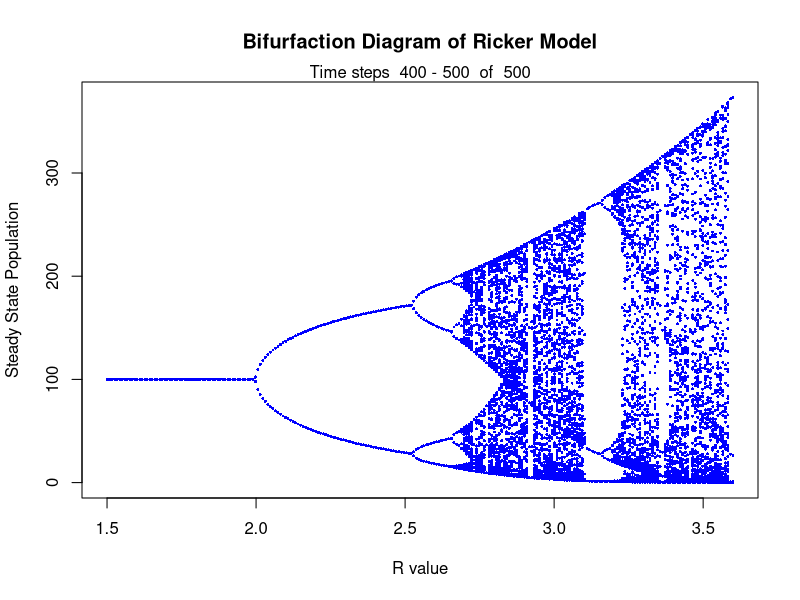

Source code (R):
#Noam Ross, ECL298 Week 2 Exercise, 1/11/11
#Create a bifurcation diagram of the Ricker model

rm(list=ls()) #clear workspace

#define parameters
Rlow = 1.5 #set of low R value
Rhigh = 3.6 #set high R value
Rsteps = 250 #set number of steps in R
K = 100  #carrying capacity
Tmax = 500 #length of time to run model
Steadytime = 100 #number of time steps from end to plot at steady state
n1 = 1 #starting condition

Ricker <- function(n,r,k) { #define Ricker n(t+1) for n with r and k parameters
	ntplus1 = n*exp(r*(1-(n/k)))
	return(ntplus1)
	}

R = seq(Rlow,Rhigh,length=Rsteps)
n = matrix(0,length(R),Tmax) #define output matrix
n[,1] = n1 #set first column of matrix as starting conditions
T = 1:Tmax #create time vector

for(t in 2:Tmax) { 				#run Ricker function to Tmax, filling n
	n[,t] = Ricker(n[,t-1],R,K)
	}
	
steadystate = n[,(Tmax-Steadytime+1):Tmax]  #create matrix with data from steady-state period
matplot(R,steadystate, xlab="R value", ylab = "Steady State Population",col="blue", pch=16, cex=.4, main="Bifurfaction Diagram of Ricker Model") #plot bifurcation diagram
mtext(paste("Time steps ", Tmax-Steadytime, "-", Tmax," of ", Tmax), side=3) #annotate with time step info
